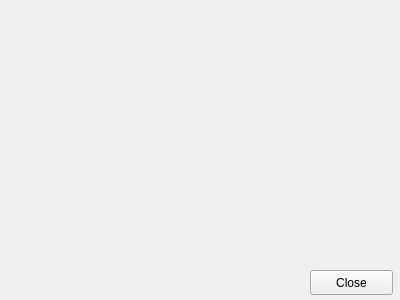
<?xml version="1.0" encoding="UTF-8"?>
<ui version="4.0">
 <class>Info</class>
 <widget class="QWidget" name="Info">
  <property name="geometry">
   <rect>
    <x>0</x>
    <y>0</y>
    <width>400</width>
    <height>300</height>
   </rect>
  </property>
  <property name="minimumSize">
   <size>
    <width>400</width>
    <height>300</height>
   </size>
  </property>
  <property name="maximumSize">
   <size>
    <width>400</width>
    <height>300</height>
   </size>
  </property>
  <property name="windowTitle">
   <string>Info</string>
  </property>
  <property name="windowIcon">
   <iconset>
    <normaloff>../doc/img/logo/NorseVPN.svg</normaloff>../doc/img/logo/NorseVPN.svg</iconset>
  </property>
  <widget class="QPushButton" name="btn_close">
   <property name="geometry">
    <rect>
     <x>310</x>
     <y>270</y>
     <width>83</width>
     <height>25</height>
    </rect>
   </property>
   <property name="text">
    <string>Close</string>
   </property>
  </widget>
 </widget>
 <resources/>
 <connections/>
</ui>
